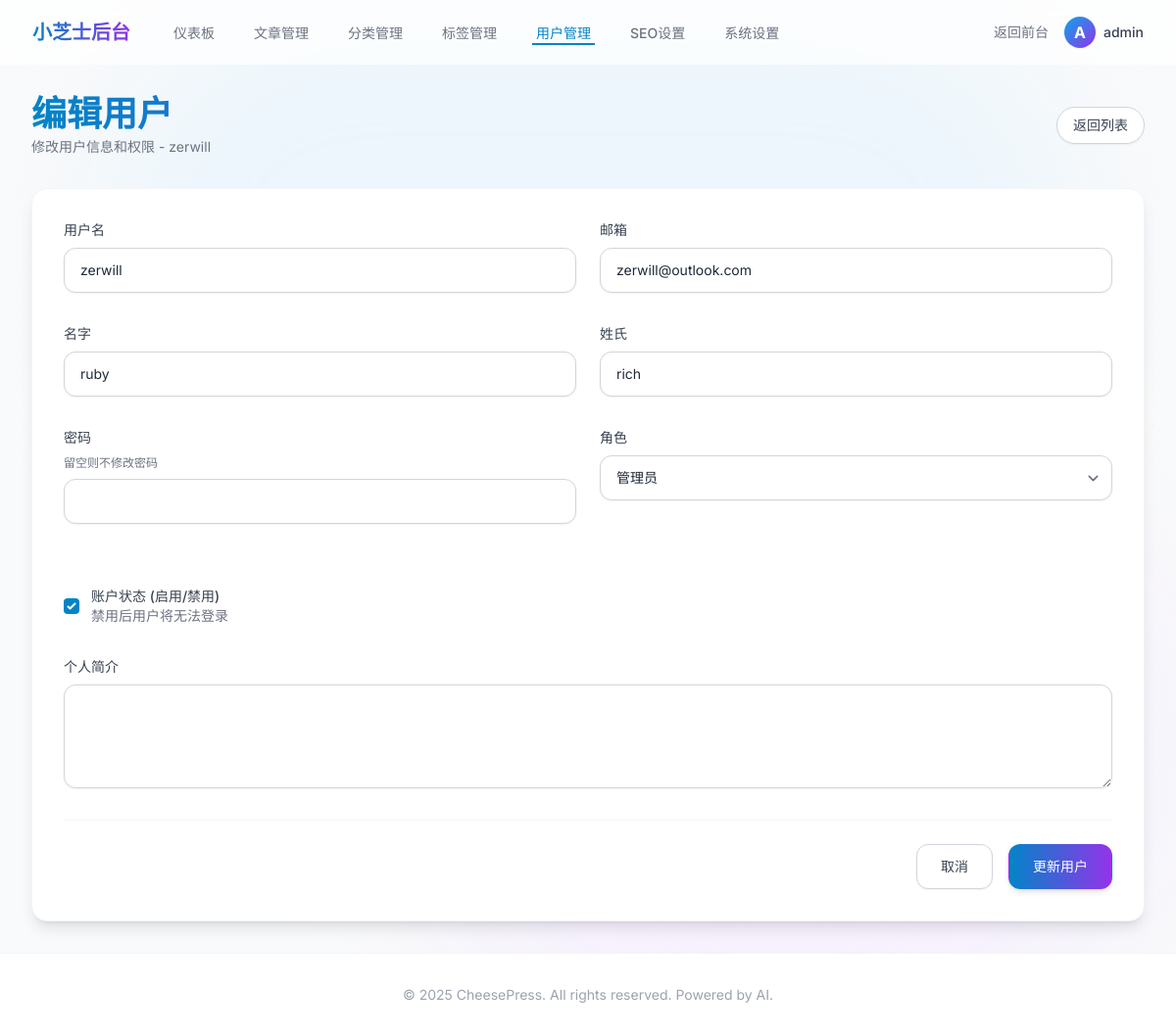
Page /admin/users/2/edit (signed in) on the committed database.
### app/models/__init__.py (models this page shows, shortened)
class User(UserMixin, db.Model):
    __tablename__ = 'users'
    id = db.Column(db.Integer, primary_key=True)
    username = db.Column(db.String(80), unique=True, nullable=False)
    email = db.Column(db.String(120), unique=True, nullable=False)
    password_hash = db.Column(db.String(255), nullable=False)
    first_name = db.Column(db.String(50), nullable=True)
    last_name = db.Column(db.String(50), nullable=True)
    bio = db.Column(db.Text, nullable=True)
    avatar = db.Column(db.String(255), nullable=True)
    role = db.Column(db.String(20), default='user')  # user, editor, admin
    is_active = db.Column(db.Boolean, default=True)
    created_at = db.Column(db.DateTime, default=datetime.utcnow)
    updated_at = db.Column(db.DateTime, default=datetime.utcnow, onupdate=datetime.utcnow)
    posts = db.relationship('Post', backref='author', lazy=True, foreign_keys='Post.user_id')
    comments = db.relationship('Comment', backref='author', lazy=True, foreign_keys='Comment.user_id')

### app/admin/__init__.py (the view, shortened to what this page needs)
@bp.route('/users/<int:id>/edit', methods=['GET', 'POST'])
def edit_user(id):
    user = User.query.get_or_404(id)
    form = AdminEditUserForm(original_username=user.username, original_email=user.email, obj=user)
    return render_template('admin/users/edit.html', form=form, user=user)

### app/admin/forms.py (shortened to what this page needs)
class AdminEditUserForm(FlaskForm):
    username = StringField('用户名', validators=[DataRequired(), Length(min=4, max=20)])
    first_name = StringField('名字', validators=[Length(max=50)])
    last_name = StringField('姓氏', validators=[Length(max=50)])
    email = StringField('邮箱', validators=[DataRequired(), Email()])
    password = PasswordField('密码', validators=[Optional(), Length(min=6)])
    role = SelectField('角色', choices=[('user', '普通用户'), ('editor', '编辑'), ('admin', '管理员')], validators=[DataRequired()])
    is_active = BooleanField('账户状态 (启用/禁用)')
    bio = TextAreaField('个人简介', validators=[Length(max=500)])
    submit = SubmitField('更新用户')
    def __init__(self, original_username=None, original_email=None, *args, **kwargs):
        super(AdminEditUserForm, self).__init__(*args, **kwargs)
        self.original_username = original_username
        self.original_email = original_email

### app/admin/__init__.py (called while the page is built)
@bp.before_request
@login_required
def check_admin():
    if current_user.role not in ['admin', 'editor']:
        flash('您没有权限访问管理后台', 'error')
        return redirect(url_for('main.index'))

### app/utils/seo.py (called while the page is built)
def get_seo_settings():
    return SeoSetting.query.first()

def register_seo_functions(app):
    @app.context_processor
    def inject_seo_functions():
        return dict(
            get_post_seo_data=get_post_seo_data,
            get_category_seo_data=get_category_seo_data,
            get_search_seo_data=get_search_seo_data,
            generate_meta_tags=generate_meta_tags
        )

### app/templates/admin/users/edit.html (shortened to what this page needs)
{% extends "admin/base.html" %}
{% block content %}
<div class="animate-fade-in">
    <div class="md:flex md:items-center md:justify-between mb-8">
        <div class="flex-1 min-w-0">
            <h2
                class="text-3xl font-bold leading-7 text-transparent bg-clip-text bg-gradient-to-r from-primary-600 to-purple-600 sm:text-4xl sm:truncate">
            </h2>
            <p class="mt-1 text-sm text-gray-500">修改用户信息和权限 - {{ user.username }}</p>
        </div>
        <div class="mt-4 flex md:mt-0 md:ml-4">
            <a href="{{ url_for('admin.users') }}"
                class="inline-flex items-center px-4 py-2 border border-gray-300 rounded-full shadow-sm text-sm font-medium text-gray-700 bg-white hover:bg-gray-50 focus:outline-none focus:ring-2 focus:ring-offset-2 focus:ring-primary-500 transition-all">
                返回列表
            </a>
        </div>
    </div>
    <div class="bg-white shadow-lg rounded-2xl p-8 border border-gray-100">
        <form method="POST">
            <div class="grid grid-cols-1 gap-y-8 gap-x-6 sm:grid-cols-6">
                <div class="sm:col-span-3">
                    {{ form.username.label(class="block text-sm font-medium text-gray-700 mb-2") }}
                    {{ form.username(class="block w-full px-4 py-3 border border-gray-300 rounded-xl shadow-sm
                    placeholder-gray-400 focus:outline-none focus:ring-2 focus:ring-primary-500 focus:border-primary-500
                    sm:text-sm transition-shadow") }}
                </div>
                <div class="sm:col-span-3">
                    {{ form.email.label(class="block text-sm font-medium text-gray-700 mb-2") }}
                    {{ form.email(class="block w-full px-4 py-3 border border-gray-300 rounded-xl shadow-sm
                    placeholder-gray-400 focus:outline-none focus:ring-2 focus:ring-primary-500 focus:border-primary-500
                    sm:text-sm transition-shadow") }}
                </div>
                <div class="sm:col-span-3">
                    {{ form.first_name.label(class="block text-sm font-medium text-gray-700 mb-2") }}
                    {{ form.first_name(class="block w-full px-4 py-3 border border-gray-300 rounded-xl shadow-sm
                    placeholder-gray-400 focus:outline-none focus:ring-2 focus:ring-primary-500 focus:border-primary-500
                    sm:text-sm transition-shadow") }}
                </div>
                <div class="sm:col-span-3">
                    {{ form.last_name.label(class="block text-sm font-medium text-gray-700 mb-2") }}
                    {{ form.last_name(class="block w-full px-4 py-3 border border-gray-300 rounded-xl shadow-sm
                    placeholder-gray-400 focus:outline-none focus:ring-2 focus:ring-primary-500 focus:border-primary-500
                    sm:text-sm transition-shadow") }}
                </div>
                <div class="sm:col-span-3">
                    {{ form.password.label(class="block text-sm font-medium text-gray-700 mb-2") }}
                    <p class="text-xs text-gray-500 mb-2">留空则不修改密码</p>
                    {{ form.password(class="block w-full px-4 py-3 border border-gray-300 rounded-xl shadow-sm
                    placeholder-gray-400 focus:outline-none focus:ring-2 focus:ring-primary-500 focus:border-primary-500
                    sm:text-sm transition-shadow") }}
                </div>
                <div class="sm:col-span-3">
                    {{ form.role.label(class="block text-sm font-medium text-gray-700 mb-2") }}
                    {{ form.role(class="block w-full px-4 py-3 border border-gray-300 rounded-xl shadow-sm
                    focus:outline-none focus:ring-2 focus:ring-primary-500 focus:border-primary-500 sm:text-sm
                    transition-shadow") }}
                </div>
                <div class="sm:col-span-3 flex items-center pt-8">
                    <div class="flex items-center h-5">
                        {{ form.is_active(class="focus:ring-primary-500 h-4 w-4 text-primary-600 border-gray-300
                        rounded") }}
                    </div>
                    <div class="ml-3 text-sm">
                        {{ form.is_active.label(class="font-medium text-gray-700") }}
                        <p class="text-gray-500">禁用后用户将无法登录</p>
                    </div>
                </div>
                <div class="sm:col-span-6">
                    {{ form.bio.label(class="block text-sm font-medium text-gray-700 mb-2") }}
                    {{ form.bio(class="block w-full px-4 py-3 border border-gray-300 rounded-xl shadow-sm
                    placeholder-gray-400 focus:outline-none focus:ring-2 focus:ring-primary-500 focus:border-primary-500
                    sm:text-sm transition-shadow", rows="4") }}
                </div>
            </div>
            <div class="mt-8 pt-6 border-t border-gray-100 flex justify-end gap-4">
                <a href="{{ url_for('admin.users') }}"
                    class="px-6 py-3 border border-gray-300 rounded-xl shadow-sm text-sm font-medium text-gray-700 bg-white hover:bg-gray-50 focus:outline-none focus:ring-2 focus:ring-offset-2 focus:ring-primary-500 transition-all">
                    取消
                </a>
                <button type="submit"
                    class="px-6 py-3 border border-transparent shadow-md text-sm font-medium rounded-xl text-white bg-gradient-to-r from-primary-600 to-purple-600 hover:from-primary-700 hover:to-purple-700 focus:outline-none focus:ring-2 focus:ring-offset-2 focus:ring-primary-500 transition-all transform hover:-translate-y-0.5">
                    更新用户
                </button>
            </div>
        </form>
    </div>
</div>
{% endblock %}

### app/templates/admin/base.html (shortened to what this page needs)
<!DOCTYPE html>
<html lang="zh-CN">
<head>
    <script src="https://cdn.tailwindcss.com?plugins=typography,forms,line-clamp"></script>
    <link rel="stylesheet" href="{{ url_for('static', filename='css/style.css') }}">
</head>
<body class="bg-gray-50 font-sans text-gray-800 antialiased selection:bg-primary-500 selection:text-white">
    <div class="fixed inset-0 -z-10 overflow-hidden">
    </div>
    <nav class="fixed w-full z-50 top-0 transition-all duration-300 glass">
        <div class="max-w-7xl mx-auto px-4 sm:px-6 lg:px-8">
            <div class="flex justify-between h-16">
                <div class="flex items-center">
                    <div class="flex-shrink-0 flex items-center">
                        <a href="{{ url_for('main.index') }}"
                            class="text-xl font-bold bg-clip-text text-transparent bg-gradient-to-r from-primary-600 to-purple-600 hover:opacity-80 transition-opacity">
                        </a>
                    </div>
                    <div class="hidden md:ml-10 md:flex md:space-x-8">
                        <a href="{{ url_for('admin.dashboard') }}"
                            class="{% if request.endpoint == 'admin.dashboard' %}text-primary-600 border-b-2 border-primary-600{% else %}text-gray-500 hover:text-gray-700 hover:border-gray-300 border-b-2 border-transparent{% endif %} inline-flex items-center px-1 pt-1 text-sm font-medium transition-all duration-200">
                            仪表板
                        </a>
                        <a href="{{ url_for('admin.posts') }}"
                            class="{% if 'admin.posts' in request.endpoint or 'admin.create_post' in request.endpoint or 'admin.edit_post' in request.endpoint %}text-primary-600 border-b-2 border-primary-600{% else %}text-gray-500 hover:text-gray-700 hover:border-gray-300 border-b-2 border-transparent{% endif %} inline-flex items-center px-1 pt-1 text-sm font-medium transition-all duration-200">
                            文章管理
                        </a>
                        <a href="{{ url_for('admin.categories') }}"
                            class="{% if 'admin.categories' in request.endpoint or 'admin.create_category' in request.endpoint or 'admin.edit_category' in request.endpoint %}text-primary-600 border-b-2 border-primary-600{% else %}text-gray-500 hover:text-gray-700 hover:border-gray-300 border-b-2 border-transparent{% endif %} inline-flex items-center px-1 pt-1 text-sm font-medium transition-all duration-200">
                            分类管理
                        </a>
                        <a href="{{ url_for('admin.tags') }}"
                            class="{% if 'admin.tags' in request.endpoint or 'admin.create_tag' in request.endpoint or 'admin.edit_tag' in request.endpoint %}text-primary-600 border-b-2 border-primary-600{% else %}text-gray-500 hover:text-gray-700 hover:border-gray-300 border-b-2 border-transparent{% endif %} inline-flex items-center px-1 pt-1 text-sm font-medium transition-all duration-200">
                            标签管理
                        </a>
                        <a href="{{ url_for('admin.users') }}"
                            class="{% if 'admin.users' in request.endpoint or 'admin.create_user' in request.endpoint or 'admin.edit_user' in request.endpoint or 'admin.change_password' in request.endpoint %}text-primary-600 border-b-2 border-primary-600{% else %}text-gray-500 hover:text-gray-700 hover:border-gray-300 border-b-2 border-transparent{% endif %} inline-flex items-center px-1 pt-1 text-sm font-medium transition-all duration-200">
                            用户管理
                        </a>
                        <a href="{{ url_for('admin_seo.index') }}"
                            class="{% if 'admin_seo' in request.endpoint %}text-primary-600 border-b-2 border-primary-600{% else %}text-gray-500 hover:text-gray-700 hover:border-gray-300 border-b-2 border-transparent{% endif %} inline-flex items-center px-1 pt-1 text-sm font-medium transition-all duration-200">
                            SEO设置
                        </a>
                        <a href="{{ url_for('admin.settings') }}"
                            class="{% if 'admin.settings' in request.endpoint %}text-primary-600 border-b-2 border-primary-600{% else %}text-gray-500 hover:text-gray-700 hover:border-gray-300 border-b-2 border-transparent{% endif %} inline-flex items-center px-1 pt-1 text-sm font-medium transition-all duration-200">
                            系统设置
                        </a>
                    </div>
                </div>
                <div class="flex items-center space-x-4">
                    <a href="{{ url_for('main.index') }}"
                        class="text-gray-500 hover:text-primary-600 transition-colors text-sm font-medium">
                        返回前台
                    </a>
                    <div class="relative group">
                        <button
                            class="flex items-center space-x-2 text-gray-700 hover:text-primary-600 transition-colors">
                            <div
                                class="w-8 h-8 rounded-full bg-gradient-to-br from-primary-500 to-purple-600 flex items-center justify-center text-white font-bold shadow-sm">
                                {{ current_user.username[0].upper() }}
                            </div>
                            <span class="text-sm font-medium">{{ current_user.username }}</span>
                        </button>
                    </div>
                </div>
            </div>
        </div>
    </nav>
    <div class="min-h-screen flex flex-col pt-16">
        <main class="flex-1 py-8">
            <div class="max-w-7xl mx-auto px-4 sm:px-6 lg:px-8">
                {% block content %}{% endblock %}
            </div>
        </main>
        <footer class="bg-white border-t border-gray-100 mt-auto">
            <div class="max-w-7xl mx-auto py-8 px-4 sm:px-6 lg:px-8">
                <div class="text-center">
                    <p class="text-sm text-gray-400">
                        &copy; 2025 CheesePress. All rights reserved. Powered by AI.
                    </p>
                </div>
            </div>
        </footer>
</body>
</html>

### app/static/css/style.css (style rules this page uses)
.glass { background: rgba(255, 255, 255, 0.7); backdrop-filter: blur(10px); -webkit-backdrop-filter: blur(10px); border: 1px solid rgba(255, 255, 255, 0.3); }
.animate-fade-in { animation: fadeIn 0.6s ease-out forwards; }

### rows in the picture
User: username "A", username "admin"
User: username "zerwill", email "zerwill@outlook.com", first_name "ruby", last_name "rich", role "管理员", is_active "☑"
